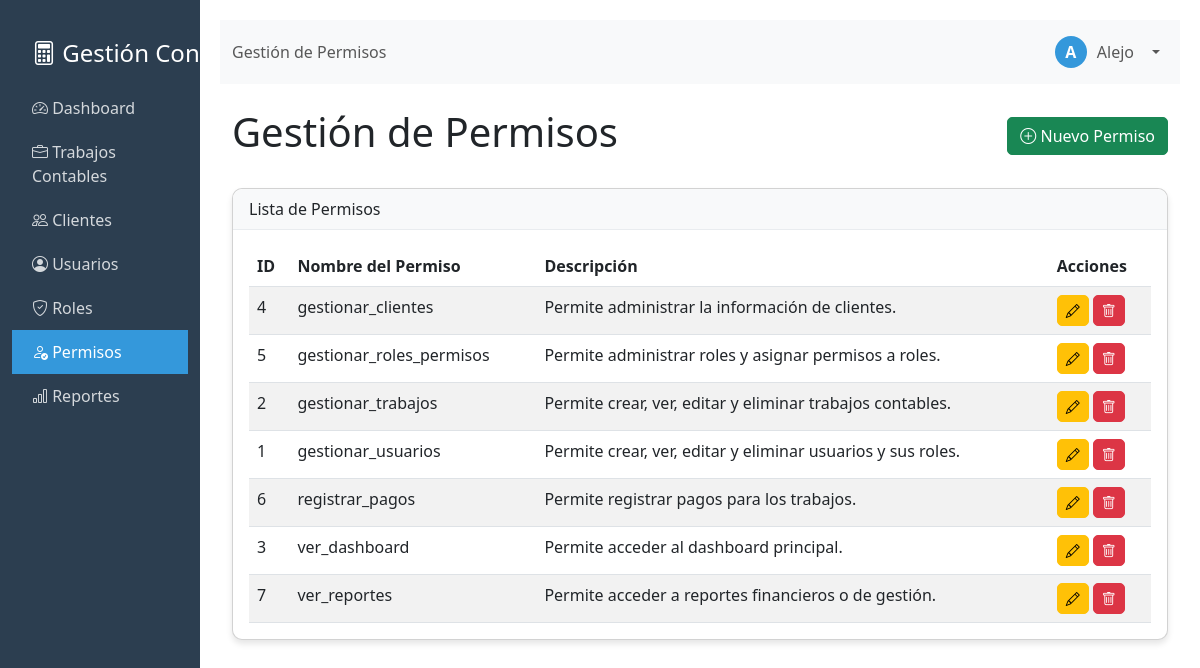
Page /permisos.php (signed in) on the committed database.
### tables this page shows
CREATE TABLE `permisos` (
  `id` int(11) NOT NULL,
  `nombre_permiso` varchar(50) NOT NULL,
  `descripcion` varchar(255) DEFAULT NULL
);

### permisos.php (the view, shortened to what this page needs)
<?php
require_once 'config/database.php';
$titulo = 'Gestión de Permisos';
try {
    $stmt = $pdo->query("SELECT id, nombre_permiso, descripcion FROM permisos ORDER BY nombre_permiso ASC");
    $permisos = $stmt->fetchAll(PDO::FETCH_ASSOC);
} catch (PDOException $e) {
    $error_db = "Error al obtener los permisos: " . $e->getMessage();
    $permisos = [];
}
?>
<div class="container-fluid">
    <div class="d-flex justify-content-between align-items-center mb-4">
        <h1><?php echo $titulo; ?></h1>
        <a href="nuevo_permiso.php" class="btn btn-success">
            <i class="bi bi-plus-circle"></i> Nuevo Permiso
        </a>
    </div>
    <div class="card">
        <div class="card-header">
            Lista de Permisos
        </div>
        <div class="card-body">
            <?php if (empty($permisos) && !isset($error_db)): ?>
                <p class="text-center">No hay permisos registrados.</p>
            <?php elseif (!empty($permisos)): ?>
                <div class="table-responsive">
                    <table class="table table-striped table-hover">
                        <thead>
                            <tr>
                                <th>ID</th>
                                <th>Nombre del Permiso</th>
                                <th>Descripción</th>
                                <th>Acciones</th>
                            </tr>
                        </thead>
                        <tbody>
                            <?php foreach ($permisos as $permiso): ?>
                                <tr>
                                    <td><?php echo htmlspecialchars($permiso['id']); ?></td>
                                    <td><?php echo htmlspecialchars($permiso['nombre_permiso']); ?></td>
                                    <td><?php echo htmlspecialchars($permiso['descripcion'] ?? 'N/A'); ?></td>
                                    <td>
                                        <a href="editar_permiso.php?id=<?php echo $permiso['id']; ?>" class="btn btn-warning btn-sm" title="Editar">
                                            <i class="bi bi-pencil"></i>
                                        </a>
                                        <form action="permisos.php" method="POST" style="display: inline-block;" onsubmit="return confirm('¿Estás seguro de que deseas eliminar este permiso? Considera que si está asignado a roles, deberás gestionar esas asignaciones.');">
                                            <button type="submit" name="eliminar_permiso" class="btn btn-danger btn-sm" title="Eliminar">
                                                <i class="bi bi-trash"></i>
                                            </button>
                                        </form>
                                    </td>
                                </tr>
                            <?php endforeach; ?>
                        </tbody>
                    </table>
                </div>
            <?php endif; ?>
        </div>
    </div>
</div>
<?php
require_once 'layout.php';
?>

### layout.php (style rules this page uses)
.card { border-radius: 10px; box-shadow: 0 4px 6px rgba(0, 0, 0, 0.1); margin-bottom: 20px; }
.card-header { background-color: #f8f9fa; border-bottom: 1px solid #e9ecef; border-radius: 10px 10px 0 0 !important; }
.btn { border-radius: 5px; }
.table { margin-bottom: 0; }

### rows in the picture
permisos: id "4", nombre_permiso "gestionar_clientes", descripcion "Permite administrar la información de clientes."
permisos: id "5", nombre_permiso "gestionar_roles_permisos", descripcion "Permite administrar roles y asignar permisos a roles."
permisos: id "2", nombre_permiso "gestionar_trabajos", descripcion "Permite crear, ver, editar y eliminar trabajos contables."
permisos: id "1", nombre_permiso "gestionar_usuarios", descripcion "Permite crear, ver, editar y eliminar usuarios y sus roles."
permisos: id "6", nombre_permiso "registrar_pagos", descripcion "Permite registrar pagos para los trabajos."
permisos: id "3", nombre_permiso "ver_dashboard", descripcion "Permite acceder al dashboard principal."
permisos: id "7", nombre_permiso "ver_reportes", descripcion "Permite acceder a reportes financieros o de gestión."

### other values in the picture
$titulo "Gestión de Permisos"
substr($nombre_usuario, 0, 1) "A"
$nombre_usuario "Alejo"
